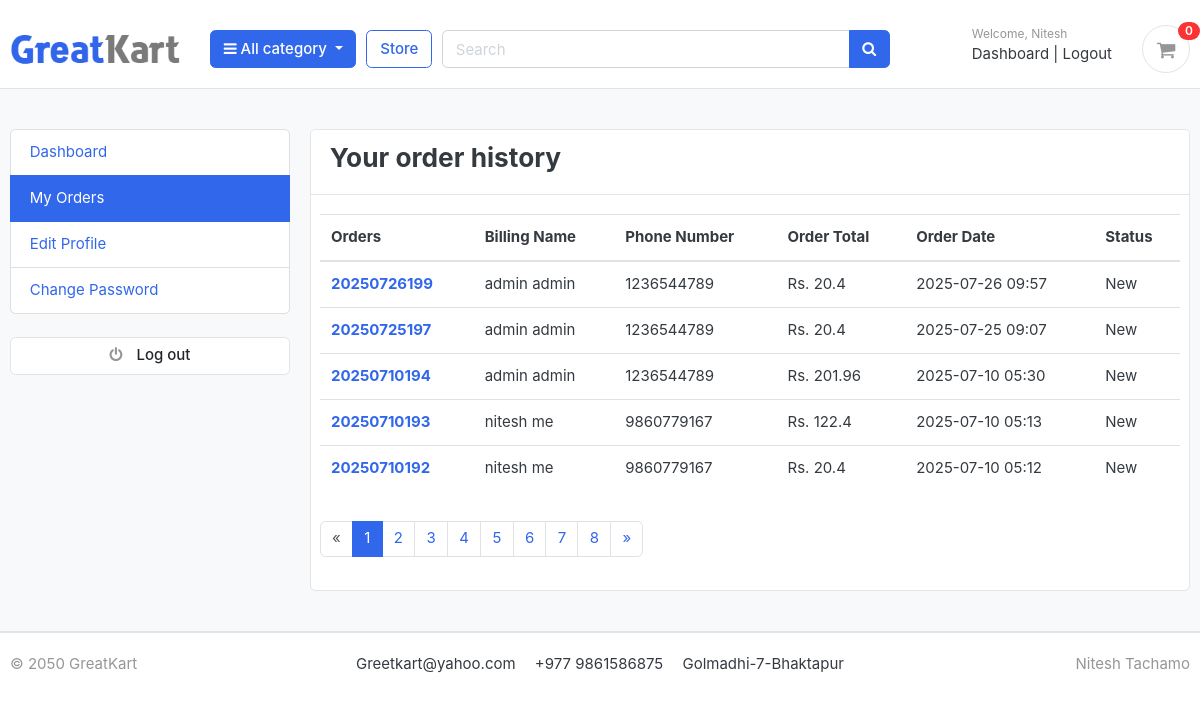
The app's page /accounts/my_orders/ (signed in), older data.
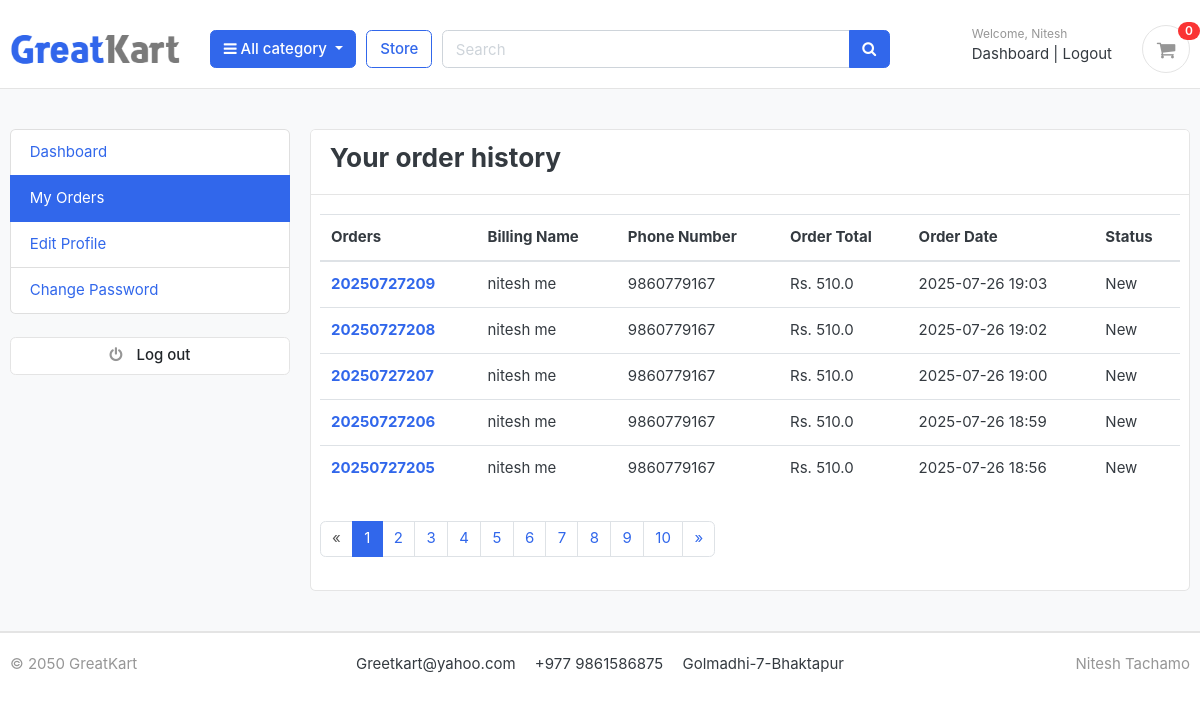
The same page, newer data.
### orders/models.py (models this page shows, shortened)
class Order(models.Model):
    STATUS_CHOICES = (
    ('New', 'New'),
    ('Accepted', 'Accepted'),
    ('Completed', 'Completed'),
    ('Cancelled', 'Cancelled'),
    )
    user = models.ForeignKey(Account, on_delete=models.SET_NULL, null=True)
    payment = models.ForeignKey('Payment', on_delete=models.SET_NULL, blank=True, null=True)
    order_number = models.CharField(max_length=20)
    first_name = models.CharField(max_length=50)
    last_name = models.CharField(max_length=50)
    phone = models.CharField(max_length=15)
    email = models.EmailField(max_length=100)
    address_line_1 = models.CharField(max_length=100)
    address_line_2 = models.CharField(max_length=100, blank=True)
    country = models.CharField(max_length=50)
    state = models.CharField(max_length=50)
    city = models.CharField(max_length=50)
    order_note = models.TextField(blank=True)
    order_total = models.FloatField()
    tax = models.FloatField()
    status = models.CharField(max_length=10, choices=STATUS_CHOICES, default='New')
    ip = models.CharField(max_length=20, blank=True)
    is_ordered = models.BooleanField(default=False)
    created_at = models.DateTimeField(auto_now_add=True)
    updated_at = models.DateTimeField(auto_now=True)
    def full_name(self):
        return f'{self.first_name} {self.last_name}'

### accounts/views.py (the view)
# urls.py: path('my_orders/',views.my_orders,name="my_orders"),
@login_required
def my_orders(request):
    orders_qs = Order.objects.filter(user=request.user, is_ordered=True).order_by('-created_at')
    paginator = Paginator(orders_qs, 5)  # 5 orders per page
    page_number = request.GET.get('page')
    orders = paginator.get_page(page_number)
    context = {'orders': orders}
    return render(request, 'accounts/my_orders.html', context)

### carts/context_processors.py (called while the page is built)
def counter(request):
    cart_count=0
    if 'admin' in request.path:
        return{}
    else:
        try:
            cart=Cart.objects.filter(cart_id=_cart_id(request))
            if request.user.is_authenticated:
                cart_items=CartItem.objects.all().filter(user=request.user)
            else:
                cart_items=CartItem.objects.all().filter(cart=cart[:1])
            for cart_item in cart_items:
                cart_count += cart_item.quantity
        except Cart.DoesNotExist:
            cart_count=0
    return dict(cart_count=cart_count)

### carts/views.py (called while the page is built)
def _cart_id(request):
    cart = request.session.session_key
    if not cart:
        cart = request.session.create()
    return cart

### category/context_processors.py (called while the page is built)
def menu_links(request):
    links = Category.objects.all()
    return dict(links=links)

### category/models.py (called while the page is built)
    def get_url(self):
        return reverse('products_by_category', args=[self.slug])

### templates/accounts/my_orders.html (shortened to what this page needs)
{% extends "base.html" %}
{% block content %}
<section class="section-conten padding-y bg">
  <div class="container">
    <div class="row">
      {% include "includes/dashboard_sidebar.html" %}
      <main class="col-md-9">
        <article class="card">
          <header class="card-header">
            <h3 class="d-inline-block mr-3">Your order history</h3>
          </header>
          <div class="card-body">
            <div class="row">
              <table class="table">
                <thead>
                  <tr>
                    <th scope="col">Orders</th>
                    <th scope="col">Billing Name</th>
                    <th scope="col">Phone Number</th>
                    <th scope="col">Order Total</th>
                    <th scope="col">Order Date</th>
                    <th scope="col">Status</th>
                  </tr>
                </thead>
                <tbody>
                  {% for order in orders %}
                  <tr>
                    <th scope="row">
                      <a href="{% url "order_detail" order.order_number %}">{{ order.order_number }}</a>
                    </th>
                    <td>{{ order.full_name }}</td>
                    <td>{{ order.phone }}</td>
                    <td>Rs. {{ order.order_total }}</td>
                    <td>{{ order.created_at|date:"Y-m-d H:i" }}</td>
                    <td>{{ order.status }}</td>
                  </tr>
                  {% empty %}
                  <tr>
                    <td colspan="7" class="text-center">No orders found.</td>
                  </tr>
                  {% endfor %}
                </tbody>
              </table>
              {% if orders.has_other_pages %}
              <nav aria-label="Order pagination" class="mt-3">
                <ul class="pagination justify-content-center">
                  {% if orders.has_previous %}
                  <li class="page-item">
                    <a class="page-link" href="?page={{ orders.previous_page_number }}" aria-label="Previous">
                      &laquo;
                    </a>
                  </li>
                  {% else %}
                  <li class="page-item disabled">
                    <span class="page-link">&laquo;</span>
                  </li>
                  {% endif %}
                  {% for num in orders.paginator.page_range %}
                    <li class="page-item {% if orders.number == num %}active{% endif %}">
                      <a class="page-link" href="?page={{ num }}">{{ num }}</a>
                    </li>
                  {% endfor %}
                  {% if orders.has_next %}
                  <li class="page-item">
                    <a class="page-link" href="?page={{ orders.next_page_number }}" aria-label="Next">
                      &raquo;
                    </a>
                  </li>
                  {% else %}
                  <li class="page-item disabled">
                    <span class="page-link">&raquo;</span>
                  </li>
                  {% endif %}
                </ul>
              </nav>
              {% endif %}
            </div>
          </div>
        </article>
      </main>
    </div>
  </div>
</section>
{% endblock %}

Row changes from the older to the newer data that the page shows:
no longer on this page (row unchanged): Order: order_number "20250726199", full_name "admin admin", phone "1236544789", order_total "20.4", created_at "2025-07-26 09:57", status "New"
no longer on this page (row unchanged): Order: order_number "20250725197", full_name "admin admin", phone "1236544789", order_total "20.4", created_at "2025-07-25 09:07", status "New"
no longer on this page (row unchanged): Order: order_number "20250710194", full_name "admin admin", phone "1236544789", order_total "201.96", created_at "2025-07-10 05:30", status "New"
no longer on this page (row unchanged): Order: order_number "20250710193", full_name "nitesh me", phone "9860779167", order_total "122.4", created_at "2025-07-10 05:13", status "New"
no longer on this page (row unchanged): Order: order_number "20250710192", full_name "nitesh me", phone "9860779167", order_total "20.4", created_at "2025-07-10 05:12", status "New"
added Order: order_number "20250727209", full_name "nitesh me", phone "9860779167", order_total "510.0", created_at "2025-07-26 19:03", status "New"
added Order: order_number "20250727208", full_name "nitesh me", phone "9860779167", order_total "510.0", created_at "2025-07-26 19:02", status "New"
added Order: order_number "20250727207", full_name "nitesh me", phone "9860779167", order_total "510.0", created_at "2025-07-26 19:00", status "New"
added Order: order_number "20250727206", full_name "nitesh me", phone "9860779167", order_total "510.0", created_at "2025-07-26 18:59", status "New"
added Order: order_number "20250727205", full_name "nitesh me", phone "9860779167", order_total "510.0", created_at "2025-07-26 18:56", status "New"
Text that changed along with them:
new list line: "9"
new list line: "10"
